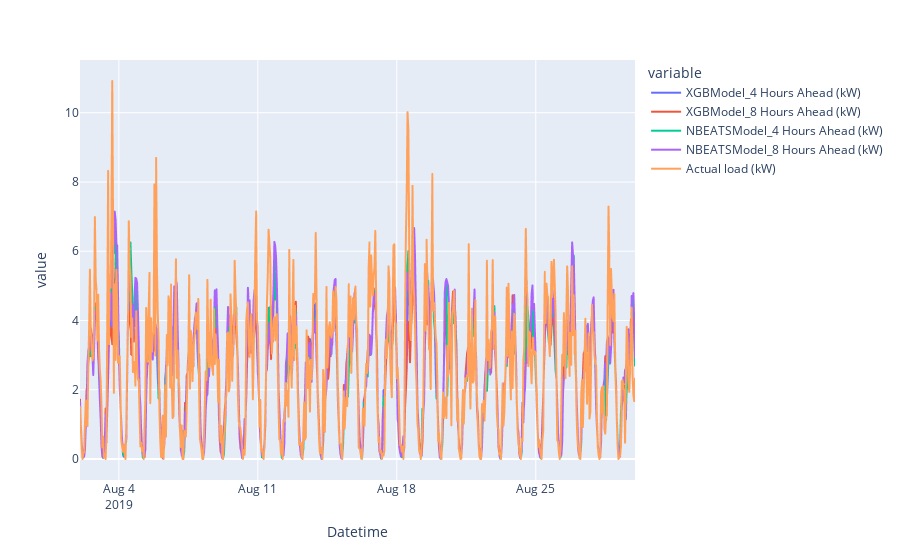

Write notebook code for a chart like this one.
### Code cell
px.line(df_predictions_miguel)

### Figure 1 — Plotly figure (JSON) as saved in the notebook; plotly's stock layout.template omitted (floating-point values rounded to 4 significant figures; data arrays with more than 128 entries replaced by an {"elided": "..."} marker saying what was removed)
{"data": [{"hovertemplate": "variable=XGBModel_4 Hours Ahead (kW)<br>Datetime=%{x}<br>value=%{y}<extra></extra>", "legendgroup": "XGBModel_4 Hours Ahead (kW)", "line": {"color": "#636efa", "dash": "solid"}, "marker": {"symbol": "circle"}, "mode": "lines", "name": "XGBModel_4 Hours Ahead (kW)", "showlegend": true, "type": "scattergl", "x": {"elided": "672 str values"}, "xaxis": "x", "y": {"elided": "672 float values"}, "yaxis": "y"}, {"hovertemplate": "variable=XGBModel_8 Hours Ahead (kW)<br>Datetime=%{x}<br>value=%{y}<extra></extra>", "legendgroup": "XGBModel_8 Hours Ahead (kW)", "line": {"color": "#EF553B", "dash": "solid"}, "marker": {"symbol": "circle"}, "mode": "lines", "name": "XGBModel_8 Hours Ahead (kW)", "showlegend": true, "type": "scattergl", "x": {"elided": "672 str values"}, "xaxis": "x", "y": {"elided": "672 float values"}, "yaxis": "y"}, {"hovertemplate": "variable=NBEATSModel_4 Hours Ahead (kW)<br>Datetime=%{x}<br>value=%{y}<extra></extra>", "legendgroup": "NBEATSModel_4 Hours Ahead (kW)", "line": {"color": "#00cc96", "dash": "solid"}, "marker": {"symbol": "circle"}, "mode": "lines", "name": "NBEATSModel_4 Hours Ahead (kW)", "showlegend": true, "type": "scattergl", "x": {"elided": "672 str values"}, "xaxis": "x", "y": {"elided": "672 float values"}, "yaxis": "y"}, {"hovertemplate": "variable=NBEATSModel_8 Hours Ahead (kW)<br>Datetime=%{x}<br>value=%{y}<extra></extra>", "legendgroup": "NBEATSModel_8 Hours Ahead (kW)", "line": {"color": "#ab63fa", "dash": "solid"}, "marker": {"symbol": "circle"}, "mode": "lines", "name": "NBEATSModel_8 Hours Ahead (kW)", "showlegend": true, "type": "scattergl", "x": {"elided": "672 str values"}, "xaxis": "x", "y": {"elided": "672 float values"}, "yaxis": "y"}, {"hovertemplate": "variable=Actual load (kW)<br>Datetime=%{x}<br>value=%{y}<extra></extra>", "legendgroup": "Actual load (kW)", "line": {"color": "#FFA15A", "dash": "solid"}, "marker": {"symbol": "circle"}, "mode": "lines", "name": "Actual load (kW)", "showlegend": true, "type": "scattergl", "x": {"elided": "672 str values"}, "xaxis": "x", "y": {"elided": "672 float values"}, "yaxis": "y"}], "layout": {"legend": {"title": {"text": "variable"}, "tracegroupgap": 0}, "margin": {"t": 60}, "xaxis": {"anchor": "y", "domain": [0, 1], "title": {"text": "Datetime"}}, "yaxis": {"anchor": "x", "domain": [0, 1], "title": {"text": "value"}}}}
